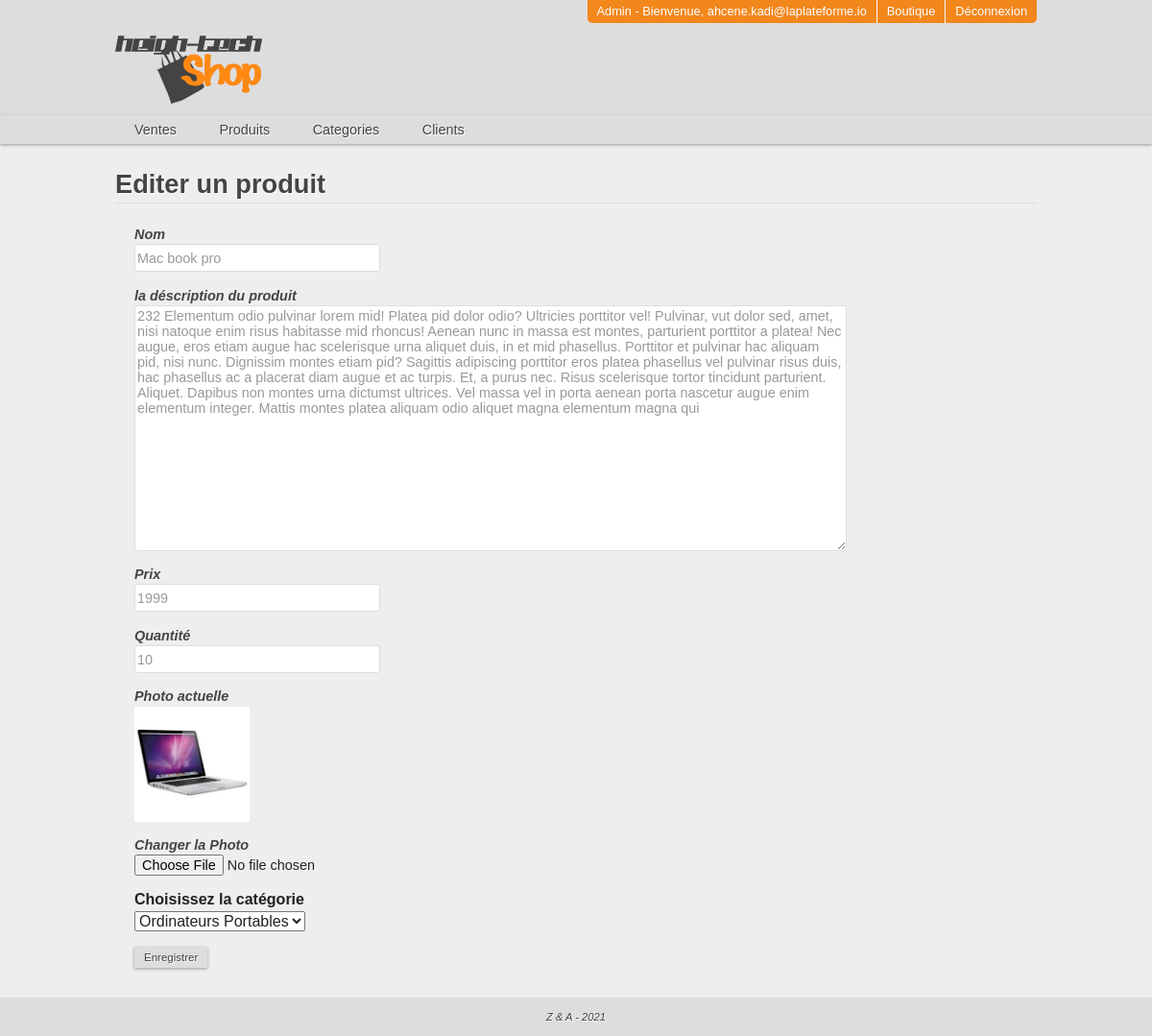
/admin/editProduct.php?id=58 (signed in), run on the app's committed database.
### tables this page shows
CREATE TABLE `products` (
  `id` int(11) NOT NULL,
  `name` varchar(255) NOT NULL,
  `description` text NOT NULL,
  `price` float NOT NULL DEFAULT '0',
  `qte` int(10) UNSIGNED NOT NULL,
  `photo` varchar(255) NOT NULL,
  `category_id` int(11) NOT NULL
);

### Classes/Db.php (called while the page is built, shortened)
<?php
class Db{
	private $host=HOST;
	private $name=DBNAME;
	private $user=USER;
	private $pass=PWD;
	private $connexion;
	function __construct($host=null,$name=null,$user=null,$pass=null){
		try{
			$this->connexion = new PDO('mysql:host='.$this->host.';dbname='.$this->name,
				$this->user,$this->pass,array(
					1002 =>'SET NAMES UTF8',
					PDO::ATTR_ERRMODE => PDO::ERRMODE_WARNING
					));
			$this->connexion->exec('SET NAMES utf8');
		}catch (PDOException $e){
			echo $e->getMessage();
		}
	}
	public function query($sql , $data=array()){
		$req = $this->connexion->prepare($sql);
		$req->execute($data);
		return $req->fetchAll(PDO::FETCH_OBJ);
	}
}

### admin/includes/includes.php (called while the page is built, shortened)
<?php session_start();
require_once '../Classes/Db.php';
$DB = new Db();
 ?>

### admin/editProduct.php (the view, shortened to what this page needs)
<?php require 'includes/includes.php';
if(!empty($_GET['id'])){
  $id=intval($_GET['id']);
  $product = $DB->query("SELECT * FROM products WHERE id=:id LIMIT 1",array('id'=>$id));
  if(!empty($product)){
    $product = $product[0];
  }else{
    $_SESSION['erreur'] ="Produit introuvable dans notre base .";
    header('location:produits.php');
    exit();
  }
}
$categories = $DB->query("SELECT * from categories");
 require 'includes/header.php'; ?>
    <h2>Editer un produit </h2>
     <form action="EditProduct.php?id=<?php echo $_GET['id']; ?>" method="POST" enctype="multipart/form-data">
      <p>
        <label for="name">Nom </label>
        <input type="text" name="name" value="<?php echo isset($_POST['name'])?$_POST['name']:$product->name; ?>">
      </p>
      <p>
        <label for="description">la déscription du produit</label>
        <textarea name="description" ><?php echo isset($_POST['description'])?$_POST['description']:$product->description; ?></textarea>
      </p>
      <p>
        <label for="price">Prix </label>
        <input type="text" name="price" value="<?php echo isset($_POST['price'])?$_POST['price']:$product->price; ?>">
      </p>
      <p>
        <label for="qte">Quantité </label>
        <input type="text" name="qte" value="<?php echo isset($_POST['qte'])?$_POST['qte']:$product->qte; ?>">
      </p>
      <p>
        <label for="old_photo">Photo actuelle </label>
        <img src="../<?php echo $product->photo; ?>" class="thumb">
      </p>
      <p>
        <label for="photo">Changer la Photo </label>
        <input type="file" name="photo" >
      </p>
      <label for="categorie"> Choisissez la catégorie</label>
      <select name="categorie" id="categorie">
        <?php foreach ($categories as $c): ?>
            <option value="<?php echo $c->id ?>" <?php echo (isset($_POST['categorie']) && $_POST['categorie'] == $c->id) || $product->category_id == $c->id ?"Selected":""?> >
              <?php echo $c->name; ?></option>
        <?php endforeach ?>
      </select>
      <p>
        <input type="submit" value="Enregistrer" >
      </p>
     </form>
<?php require 'includes/footer.php'; ?>

### css/style.css (style rules this page uses)
html { font-size: 100%; -webkit-text-size-adjust: 100%; -ms-text-size-adjust: 100%; }
html, button, input, select, textarea { font-family: sans-serif; color: #222; }
body { margin: 0; font-size: 1em; line-height: 1.4; }
img { border: 0; -ms-interpolation-mode: bicubic; vertical-align: middle; }
form { margin: 0; }
label { cursor: pointer; }
button, input, select, textarea { font-size: 100%; margin: 0; vertical-align: baseline; *vertical-align: middle; }
button, input { line-height: normal; }
button, input[type="button"], input[type="reset"], input[type="submit"] { cursor: pointer; -webkit-appearance: button; *overflow: visible; }
textarea { overflow: auto; vertical-align: top; resize: vertical; }

### css/main.css (style rules this page uses)
h2 { color: #444; font-size: 1.7em; text-shadow: 1px 1px 1px white; border-bottom: 1px solid #ddd; position: relative; }
p { font-size: 0.9em; color: #444; font-style: italic; }
body { background-color: #EEE; }
form { margin: 20px; }
form label { display: block; font-weight: bold; }
form input[type='text'], form input[type='email'], form input[type='password'] { height: 25px; width: 250px; outline: none; color: #999; border: 1px solid #DDD; -webkit-border-radius: 3px; -moz-border-radius: 3px; -ms-border-radius: 3px; -o-border-radius: 3px; border-radius: 3px; }
form textarea { width: 80%; height: 250px; outline: none; color: #999; border: 1px solid #DDD; -webkit-border-radius: 3px; -moz-border-radius: 3px; -ms-border-radius: 3px; -o-border-radius: 3px; border-radius: 3px; }
form input[type='submit'] { border: none; background: #ddd; -webkit-box-shadow: 0 1px 3px #999999; -moz-box-shadow: 0 1px 3px #999999; box-shadow: 0 1px 3px #999999; color: #444!important; font-size: .8em; text-shadow: 1px 1px 1px white; text-decoration: none; padding: 5px 10px; }

### css/admin.css (style rules this page uses)
.thumb { max-height: 120px; }

### data on the page
products: name "Mac book pro", description "232 Elementum odio pulvinar lorem mid! Platea pid dolor odio? Ultricies porttitor vel! Pulvinar, vut dolor sed, amet, nisi natoque enim risus habitasse mid rhoncus! Aenean nunc in massa est montes, parturient porttitor a platea! Nec augue, eros etiam augue hac scelerisque urna aliquet duis, in et mid phasellus. Porttitor et pulvinar hac aliquam pid, nisi nunc. Dignissim montes etiam pid? Sagittis adipiscing porttitor eros platea phasellus vel pulvinar risus duis, hac phasellus ac a placerat diam augue et ac turpis. Et, a purus nec. Risus scelerisque tortor tincidunt parturient. Aliquet. Dapibus non montes urna dictumst ultrices. Vel massa vel in porta aenean porta nascetur augue enim…", price "1999", qte "10", photo (picture)

### other printed values
$_SESSION['user']['email'] "ahcene.kadi@laplateforme.io"
form field categorie "Ordinateurs Portables"
